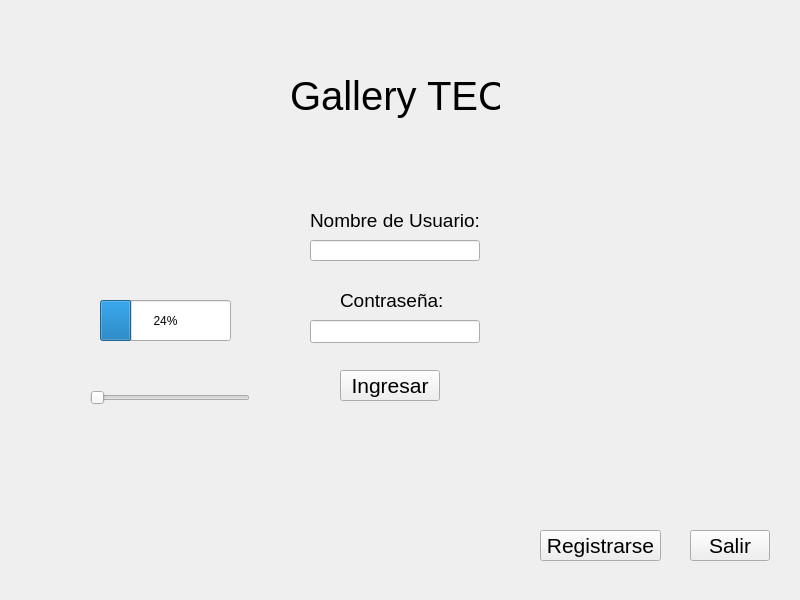
<?xml version="1.0" encoding="UTF-8"?>
<ui version="4.0">
 <class>window</class>
 <widget class="QWidget" name="window">
  <property name="enabled">
   <bool>true</bool>
  </property>
  <property name="geometry">
   <rect>
    <x>0</x>
    <y>0</y>
    <width>800</width>
    <height>600</height>
   </rect>
  </property>
  <property name="windowTitle">
   <string>window</string>
  </property>
  <widget class="QPushButton" name="pushButton">
   <property name="geometry">
    <rect>
     <x>340</x>
     <y>370</y>
     <width>100</width>
     <height>31</height>
    </rect>
   </property>
   <property name="font">
    <font>
     <family>Ubuntu</family>
     <pointsize>16</pointsize>
     <weight>50</weight>
     <italic>false</italic>
     <bold>false</bold>
    </font>
   </property>
   <property name="text">
    <string>Ingresar</string>
   </property>
  </widget>
  <widget class="QLabel" name="label">
   <property name="geometry">
    <rect>
     <x>310</x>
     <y>200</y>
     <width>170</width>
     <height>41</height>
    </rect>
   </property>
   <property name="font">
    <font>
     <family>Ubuntu</family>
     <pointsize>14</pointsize>
    </font>
   </property>
   <property name="text">
    <string>Nombre de Usuario:</string>
   </property>
  </widget>
  <widget class="QLabel" name="label_2">
   <property name="geometry">
    <rect>
     <x>340</x>
     <y>280</y>
     <width>108</width>
     <height>41</height>
    </rect>
   </property>
   <property name="font">
    <font>
     <family>Ubuntu</family>
     <pointsize>14</pointsize>
    </font>
   </property>
   <property name="text">
    <string>Contraseña:</string>
   </property>
  </widget>
  <widget class="QLabel" name="label_3">
   <property name="geometry">
    <rect>
     <x>290</x>
     <y>60</y>
     <width>210</width>
     <height>71</height>
    </rect>
   </property>
   <property name="font">
    <font>
     <family>Ubuntu</family>
     <pointsize>30</pointsize>
    </font>
   </property>
   <property name="text">
    <string>Gallery TEC</string>
   </property>
  </widget>
  <widget class="QPushButton" name="pushButton_2">
   <property name="geometry">
    <rect>
     <x>690</x>
     <y>530</y>
     <width>80</width>
     <height>31</height>
    </rect>
   </property>
   <property name="font">
    <font>
     <family>Ubuntu</family>
     <pointsize>16</pointsize>
    </font>
   </property>
   <property name="text">
    <string>Salir</string>
   </property>
  </widget>
  <widget class="QPushButton" name="pushButton_3">
   <property name="geometry">
    <rect>
     <x>540</x>
     <y>530</y>
     <width>121</width>
     <height>31</height>
    </rect>
   </property>
   <property name="font">
    <font>
     <family>Ubuntu</family>
     <pointsize>16</pointsize>
    </font>
   </property>
   <property name="text">
    <string>Registrarse</string>
   </property>
  </widget>
  <widget class="QLineEdit" name="lineEdit">
   <property name="geometry">
    <rect>
     <x>310</x>
     <y>240</y>
     <width>170</width>
     <height>21</height>
    </rect>
   </property>
  </widget>
  <widget class="QLineEdit" name="lineEdit_2">
   <property name="geometry">
    <rect>
     <x>310</x>
     <y>320</y>
     <width>170</width>
     <height>23</height>
    </rect>
   </property>
  </widget>
  <widget class="QSlider" name="horizontalSliderPrueba">
   <property name="geometry">
    <rect>
     <x>90</x>
     <y>390</y>
     <width>160</width>
     <height>16</height>
    </rect>
   </property>
   <property name="orientation">
    <enum>Qt::Horizontal</enum>
   </property>
  </widget>
  <widget class="QProgressBar" name="progressBarPrueba">
   <property name="geometry">
    <rect>
     <x>100</x>
     <y>300</y>
     <width>131</width>
     <height>41</height>
    </rect>
   </property>
   <property name="value">
    <number>24</number>
   </property>
  </widget>
 </widget>
 <resources/>
 <connections>
  <connection>
   <sender>pushButton_2</sender>
   <signal>clicked()</signal>
   <receiver>window</receiver>
   <slot>close()</slot>
   <hints>
    <hint type="sourcelabel">
     <x>732</x>
     <y>541</y>
    </hint>
    <hint type="destinationlabel">
     <x>696</x>
     <y>467</y>
    </hint>
   </hints>
  </connection>
 </connections>
</ui>
